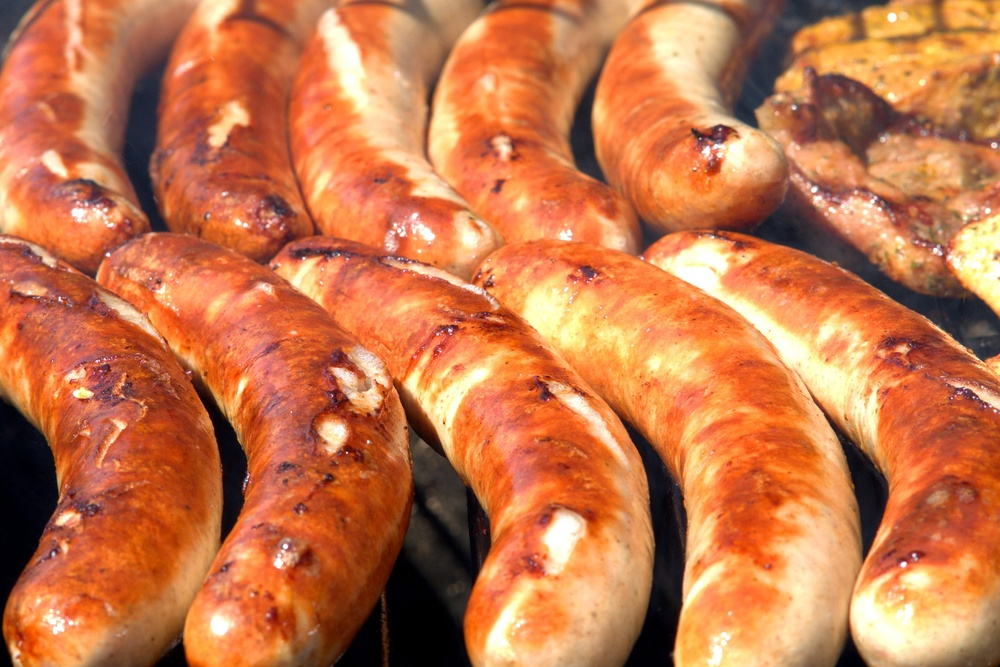
#> input picture image/16.jpg, 1000 x 667 px, shrunk from 1920 x 1280 before the run
$ python '16. 채널 분리 & 병합.py'
#> lines starting #> are read from the running program, lines starting #| are printed output that depends on the picture
# Import Library
import cv2

# 채널 분리(Split)과 병합(Merge)은 영상이나 이미지의 색상 공간의 채널을 분리하거나 합치기 위해 사용한다.
# ps. OpenCV의 가산 혼합의 삼원 색 기본 배열순서는 BGR이다.

# 이미지 경로 설정
src = cv2.imread("image/16.jpg", cv2.IMREAD_COLOR)
#> src is the input picture: shape (667, 1000, 3); mean B, G, R 74.5, 118.1, 197.6
# 채널 분리 함수
# cv2.split(src) : 입력 이미지(src)에서 채널을 분리해 단일 채널 이미지 배열(mv)을 생성함.
# mv는 목록(list) 형식으로 반환되며, b, g, r 등의 형태로 각 목록의 원솟값을 변수로 지정할 수 있음.
b, g, r = cv2.split(src)
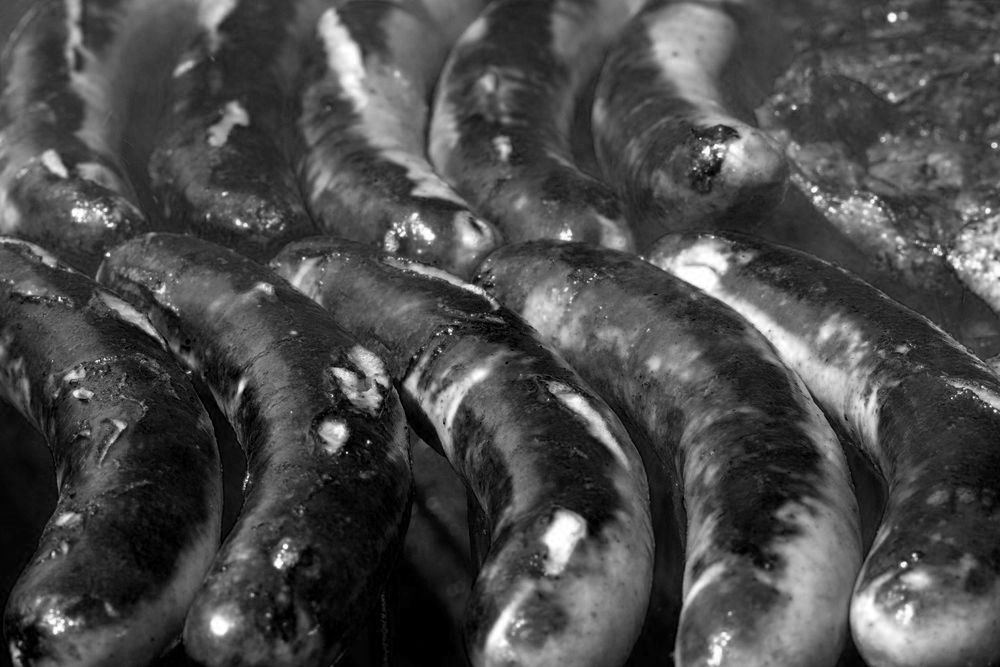
#> b: shape (667, 1000); min 0, max 255, mean 74.5
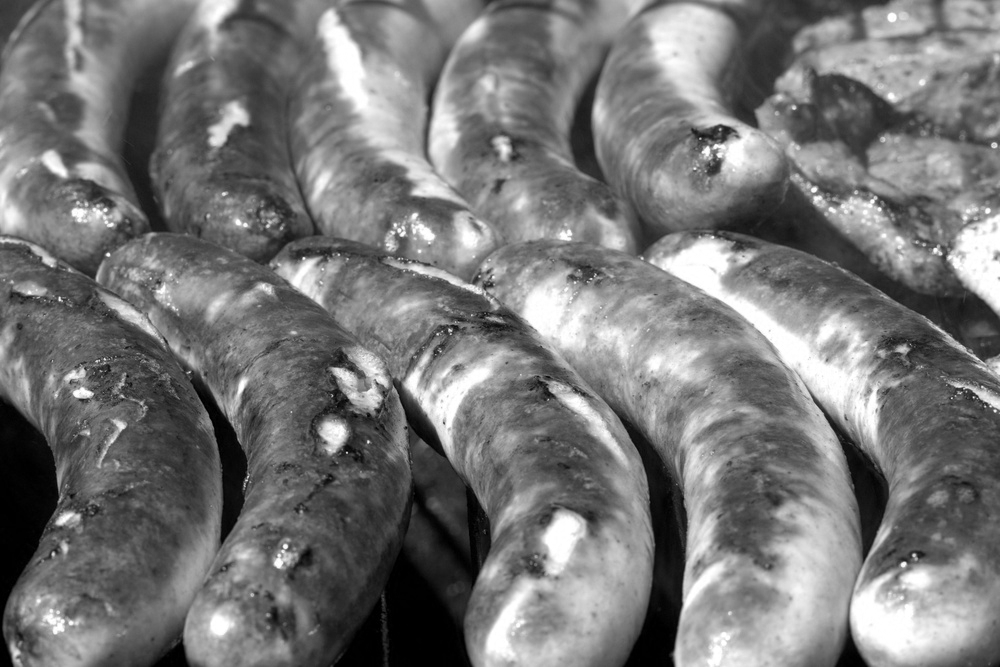
#> g: shape (667, 1000); min 0, max 255, mean 118.1
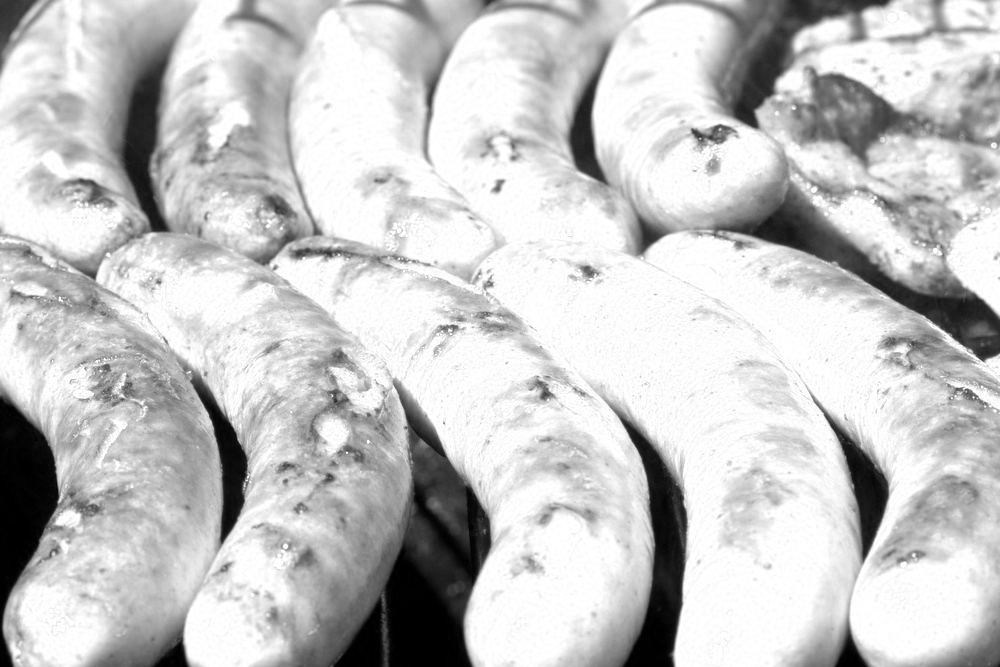
#> r: shape (667, 1000); min 0, max 255, mean 197.6
# 채널 병합 함수(cv2.merge)로 채널된 채널을 병합해 하나의 이미지로 합칠 수 있다.
# cv2.merge(mv)로 단일 채널 이미지 배열(mv)를 병합해 출력 이미지(dst)를 생성합니다.
inverse = cv2.merge((r, g, b))

# 이미지 출력 함수
cv2.imshow("b", b)
cv2.imshow("g", g)
cv2.imshow("r", r)
cv2.imshow("inverse", inverse)
# 키 입력 대기 함수
cv2.waitKey()
# 모든 윈도우 창 제거 함수
cv2.destroyAllWindows()

$ run again, with image/13.jpg copied over image/16.jpg
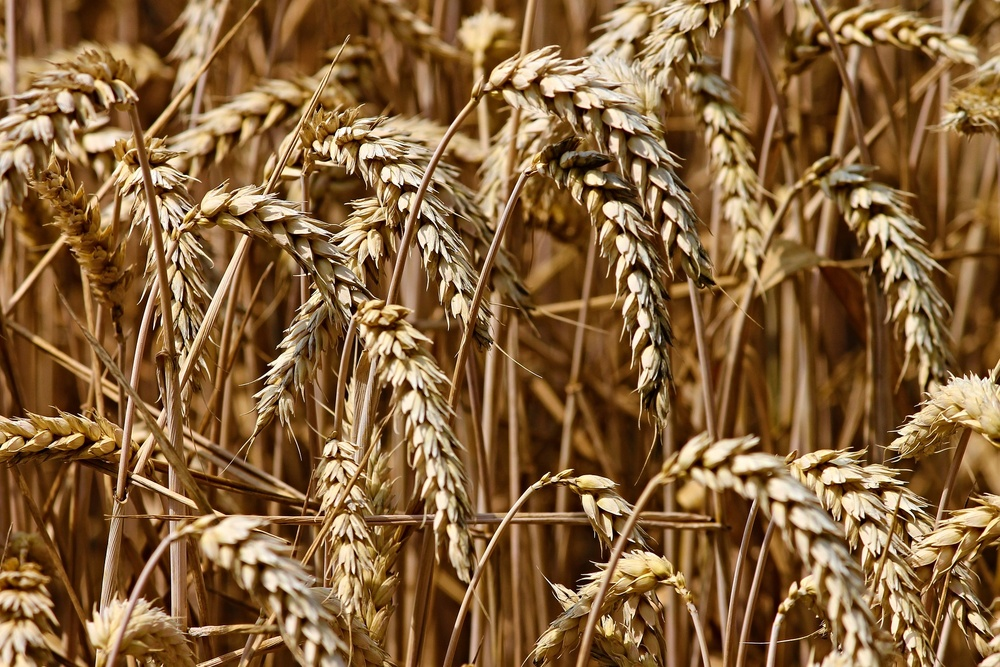
#> input picture image/13.jpg, 1000 x 667 px, shrunk from 1920 x 1280 before the run
#> src is the input picture: shape (667, 1000, 3); mean B, G, R 59.6, 99.1, 134.7
#> `b, g, r = cv2.split(src)`:
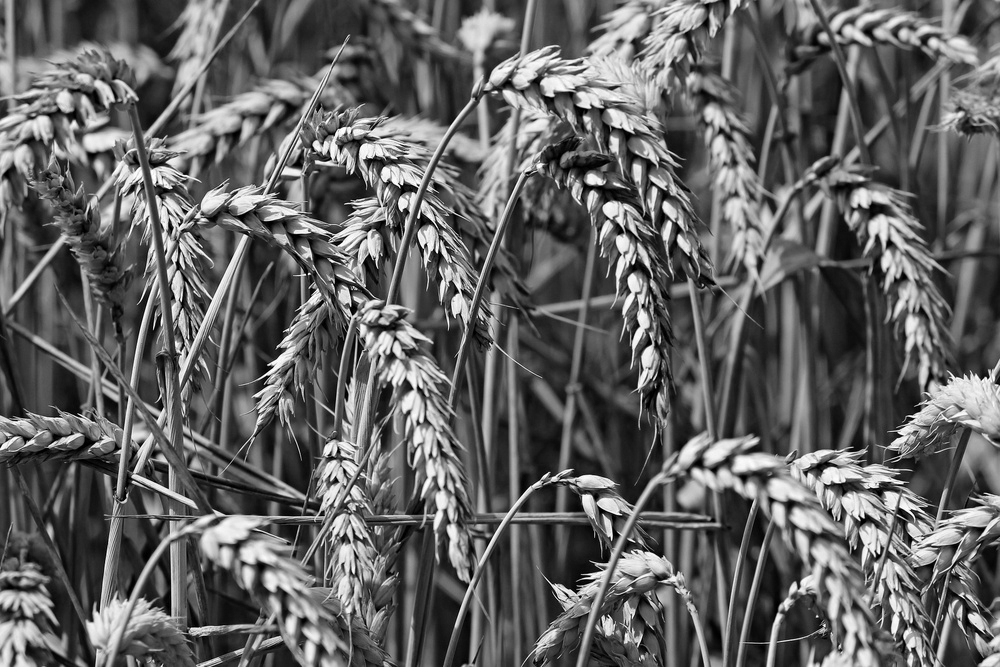
#> g: shape (667, 1000); min 0, max 255, mean 99.1
#> `b, g, r = cv2.split(src)`:
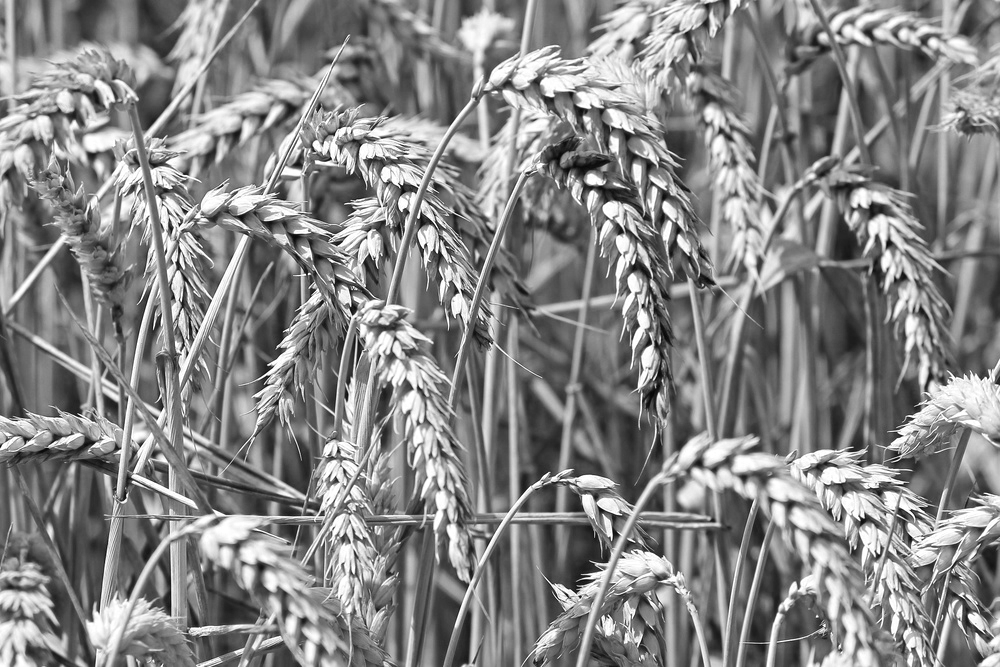
#> r: shape (667, 1000); min 4, max 255, mean 134.7

$ run again, with image/14.jpg copied over image/16.jpg
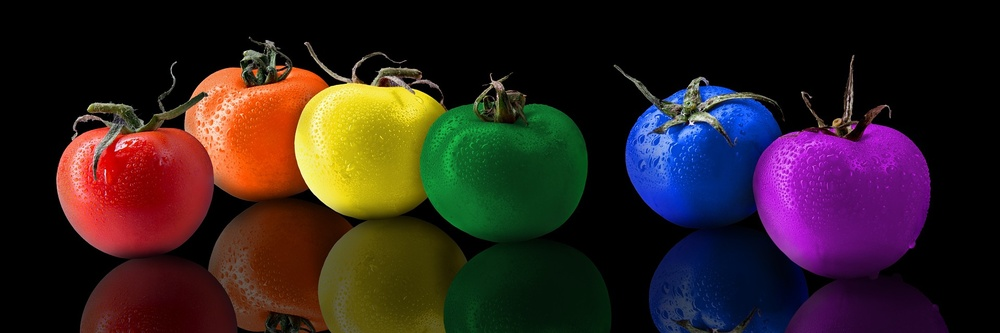
#> input picture image/14.jpg, 1000 x 333 px, shrunk from 1920 x 640 before the run
#> src is the input picture: shape (333, 1000, 3); mean B, G, R 31.8, 32.8, 48.3
#> `b, g, r = cv2.split(src)`:
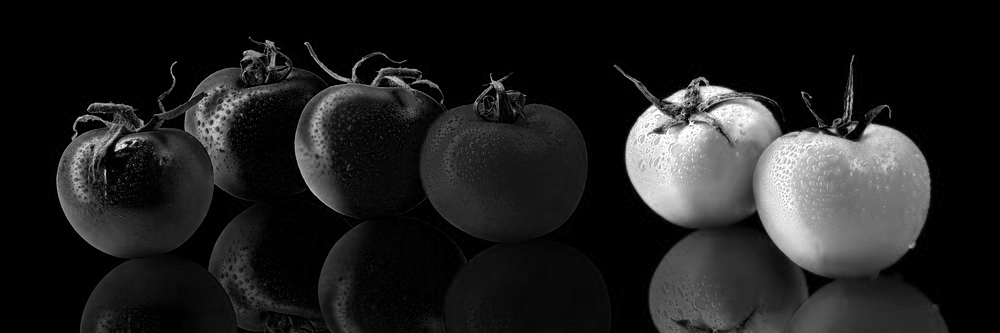
#> b: shape (333, 1000); min 0, max 255, mean 31.8
#> `b, g, r = cv2.split(src)`:
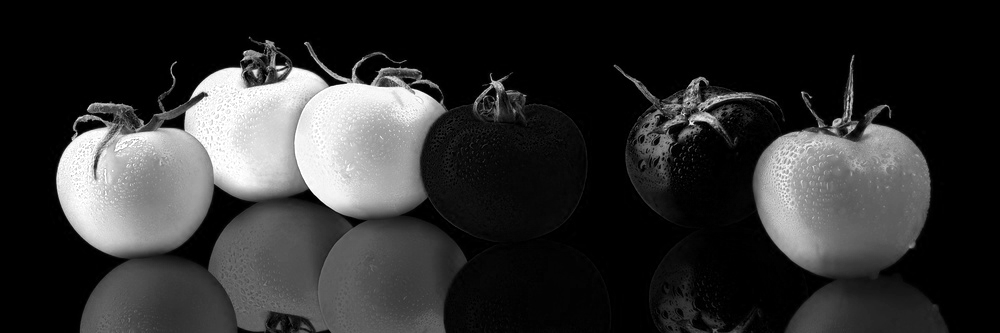
#> r: shape (333, 1000); min 0, max 255, mean 48.3

$ run again, with image/18.jpg copied over image/16.jpg
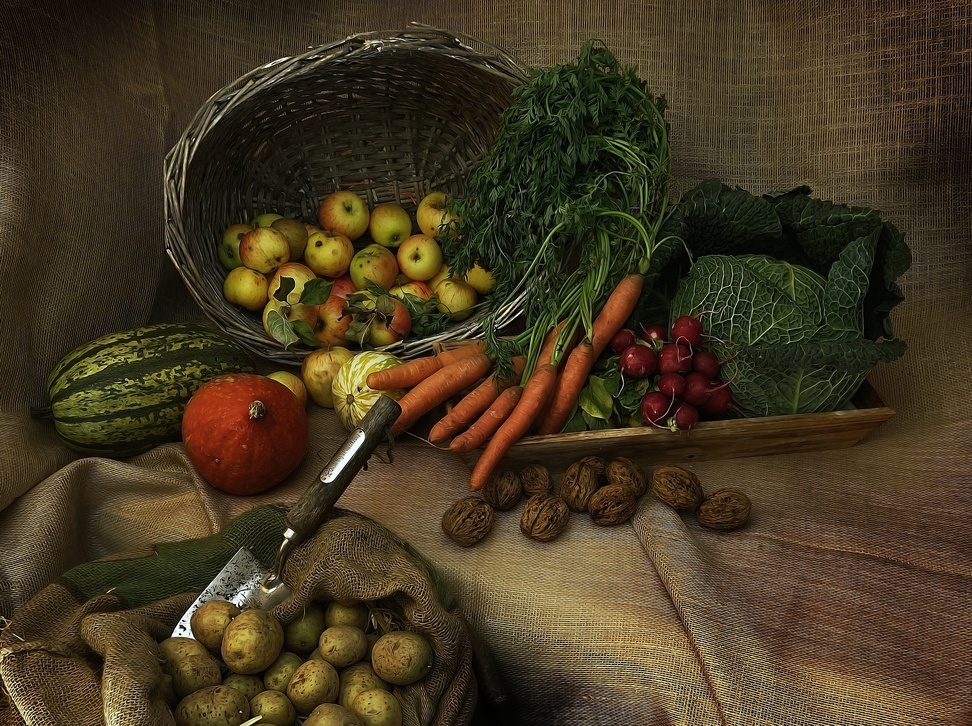
#> input picture image/18.jpg, 972 x 726 px, shrunk from 1920 x 1435 before the run
#> src is the input picture: shape (726, 972, 3); mean B, G, R 33.1, 55.7, 68.2
#> `b, g, r = cv2.split(src)`:
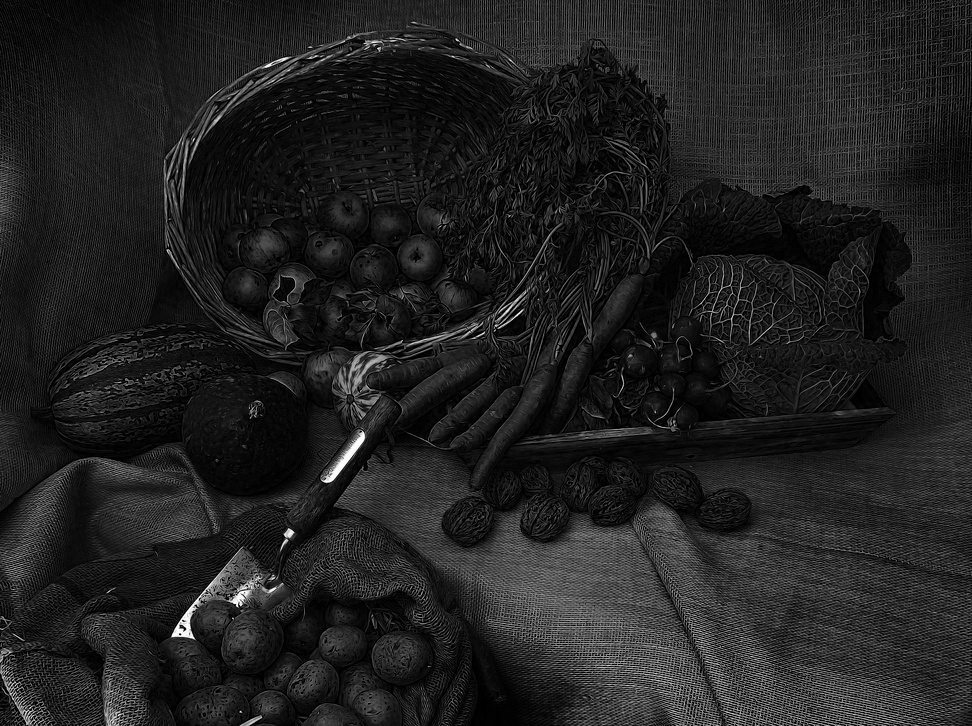
#> b: shape (726, 972); min 0, max 255, mean 33.1
#> `b, g, r = cv2.split(src)`:
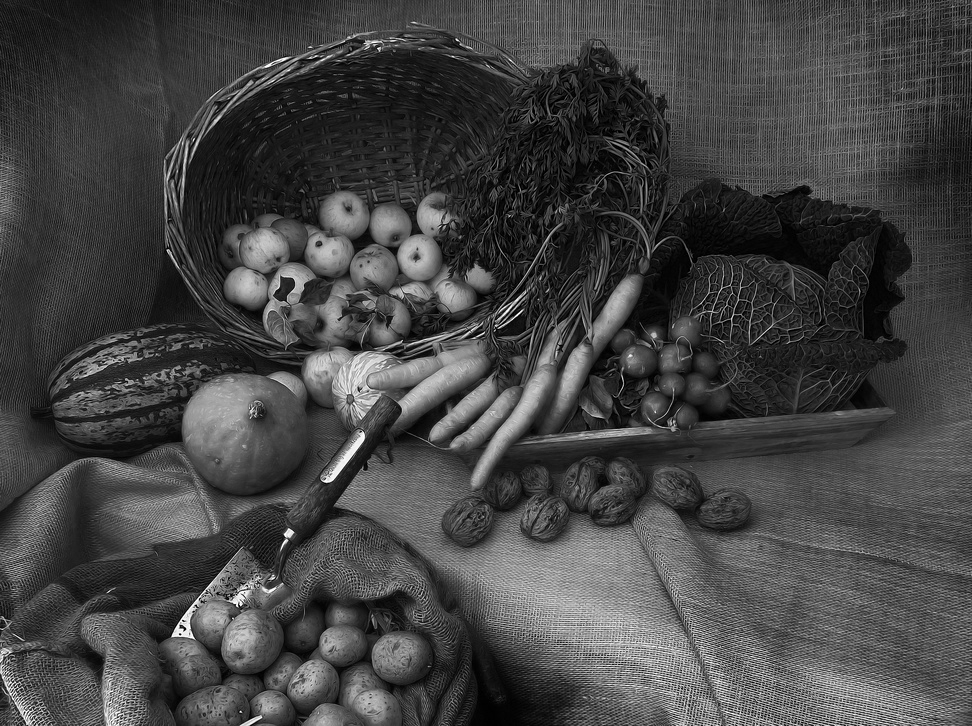
#> r: shape (726, 972); min 0, max 255, mean 68.2
